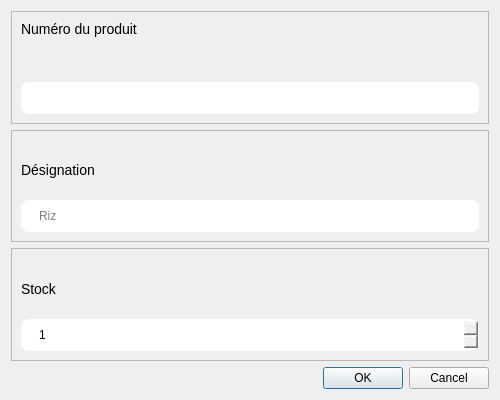
<?xml version="1.0" encoding="UTF-8"?>
<ui version="4.0">
 <class>ProdDialog</class>
 <widget class="QDialog" name="ProdDialog">
  <property name="geometry">
   <rect>
    <x>0</x>
    <y>0</y>
    <width>500</width>
    <height>400</height>
   </rect>
  </property>
  <property name="windowTitle">
   <string>Dialog</string>
  </property>
  <property name="styleSheet">
   <string notr="true">QDialog { background: #f5f7f9; }
QDialogButtonBox QPushButton { min-width: 84px; }</string>
  </property>
  <property name="styleSheet">
   <string notr="true">QLineEdit, QSpinBox , QDateEdit{
padding : 8px 16px;
border-radius : 8px;
}

QLabel{
font-size : 14px
}</string>
  </property>
  <layout class="QVBoxLayout" name="verticalLayout_5">
   <item>
    <widget class="QFrame" name="frame">
     <property name="frameShape">
      <enum>QFrame::Shape::StyledPanel</enum>
     </property>
     <property name="frameShadow">
      <enum>QFrame::Shadow::Raised</enum>
     </property>
     <layout class="QVBoxLayout" name="verticalLayout">
      <property name="spacing">
       <number>0</number>
      </property>
      <item alignment="Qt::AlignmentFlag::AlignTop">
       <widget class="QLabel" name="label">
        <property name="text">
         <string>Numéro du produit</string>
        </property>
       </widget>
      </item>
      <item>
       <widget class="QLineEdit" name="numProdInput">
        <property name="text">
         <string/>
        </property>
        <property name="placeholderText">
         <string/>
        </property>
       </widget>
      </item>
     </layout>
    </widget>
   </item>
   <item>
    <widget class="QFrame" name="frame_2">
     <property name="frameShape">
      <enum>QFrame::Shape::StyledPanel</enum>
     </property>
     <property name="frameShadow">
      <enum>QFrame::Shadow::Raised</enum>
     </property>
     <layout class="QVBoxLayout" name="verticalLayout_2">
      <property name="spacing">
       <number>0</number>
      </property>
      <item>
       <widget class="QLabel" name="label_2">
        <property name="text">
         <string>Désignation</string>
        </property>
       </widget>
      </item>
      <item>
       <widget class="QLineEdit" name="designationInput">
        <property name="placeholderText">
         <string>Riz</string>
        </property>
       </widget>
      </item>
     </layout>
    </widget>
   </item>
   <item>
    <widget class="QFrame" name="frame_3">
     <property name="frameShape">
      <enum>QFrame::Shape::StyledPanel</enum>
     </property>
     <property name="frameShadow">
      <enum>QFrame::Shadow::Raised</enum>
     </property>
     <layout class="QVBoxLayout" name="verticalLayout_3">
      <property name="spacing">
       <number>0</number>
      </property>
      <item>
       <widget class="QLabel" name="label_3">
        <property name="text">
         <string>Stock</string>
        </property>
       </widget>
      </item>
      <item>
       <widget class="QSpinBox" name="stockInput">
        <property name="readOnly">
         <bool>false</bool>
        </property>
        <property name="buttonSymbols">
         <enum>QAbstractSpinBox::ButtonSymbols::UpDownArrows</enum>
        </property>
        <property name="minimum">
         <number>1</number>
        </property>
       </widget>
      </item>
     </layout>
    </widget>
   </item>
   <item>
    <widget class="QDialogButtonBox" name="buttonBox">
     <property name="orientation">
      <enum>Qt::Orientation::Horizontal</enum>
     </property>
     <property name="standardButtons">
      <set>QDialogButtonBox::StandardButton::Cancel|QDialogButtonBox::StandardButton::Ok</set>
     </property>
    </widget>
   </item>
  </layout>
 </widget>
 <resources/>
 <connections>
  <connection>
   <sender>buttonBox</sender>
   <signal>accepted()</signal>
   <receiver>ProdDialog</receiver>
   <slot>accept()</slot>
   <hints>
    <hint type="sourcelabel">
     <x>248</x>
     <y>254</y>
    </hint>
    <hint type="destinationlabel">
     <x>157</x>
     <y>274</y>
    </hint>
   </hints>
  </connection>
  <connection>
   <sender>buttonBox</sender>
   <signal>rejected()</signal>
   <receiver>ProdDialog</receiver>
   <slot>reject()</slot>
   <hints>
    <hint type="sourcelabel">
     <x>316</x>
     <y>260</y>
    </hint>
    <hint type="destinationlabel">
     <x>286</x>
     <y>274</y>
    </hint>
   </hints>
  </connection>
 </connections>
</ui>
